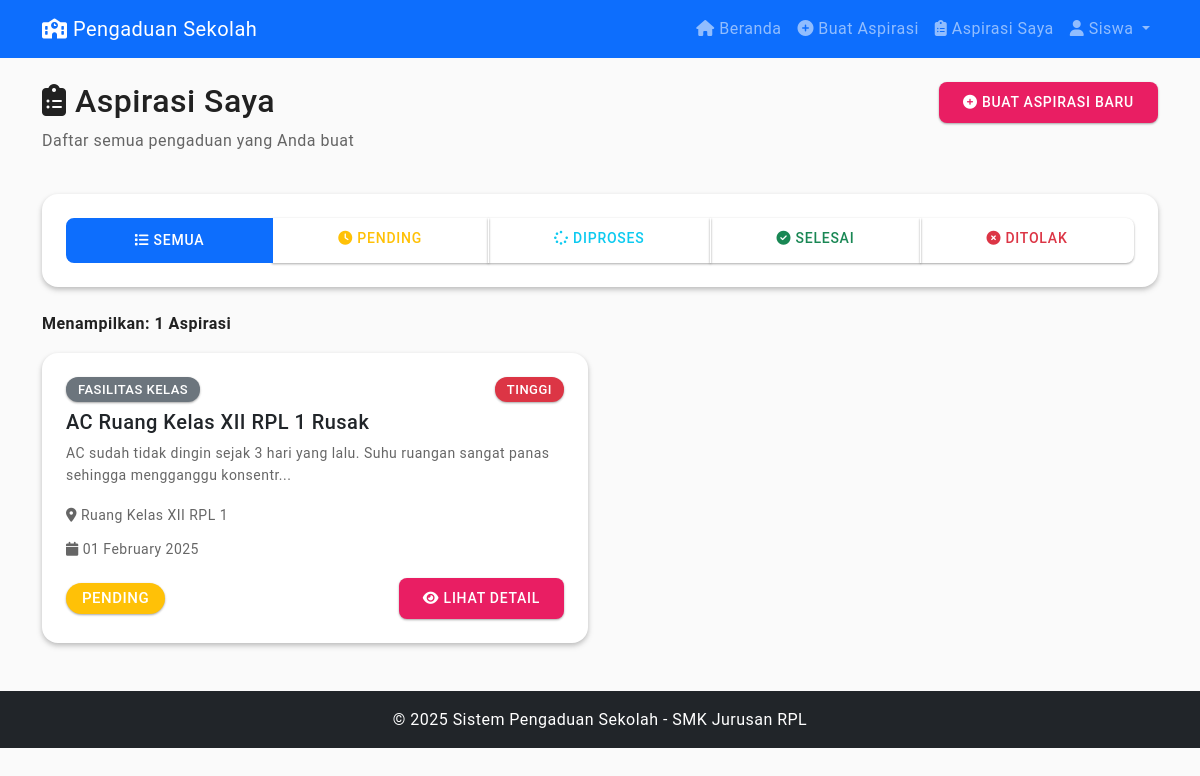
/siswa/aspirasi_saya.php (signed in), run on the app's committed database.
### tables this page shows
CREATE TABLE aspirasi (
    id_aspirasi INT PRIMARY KEY AUTO_INCREMENT,
    
    id_user INT NOT NULL,
     
    
    id_kategori INT NOT NULL,
     
    
    judul VARCHAR(200) NOT NULL,
    deskripsi TEXT NOT NULL,
    lokasi VARCHAR(100) NOT NULL,
    
    status ENUM('pending', 'proses', 'selesai', 'ditolak') DEFAULT 'pending',
     
    
    prioritas ENUM('rendah', 'sedang', 'tinggi') DEFAULT 'sedang',
     
    
    tanggal_pengaduan DATE NOT NULL,
    foto VARCHAR(255) NULL,
     
    
    created_at TIMESTAMP DEFAULT CURRENT_TIMESTAMP,
    updated_at TIMESTAMP DEFAULT CURRENT_TIMESTAMP ON UPDATE CURRENT_TIMESTAMP,
     
    
    FOREIGN KEY (id_user) REFERENCES users(id_user) ON DELETE CASCADE,
     
    
    FOREIGN KEY (id_kategori) REFERENCES kategori(id_kategori) ON DELETE RESTRICT
     
);

CREATE TABLE kategori (
    id_kategori INT PRIMARY KEY AUTO_INCREMENT,
    nama_kategori VARCHAR(50) NOT NULL,
    deskripsi TEXT NULL
);

### functions/functions.php (called while the page is built, shortened)
<?php
function get_all_aspirasi($filters = []) {
    $conn = getConnection();
    $query = "SELECT a.*, u.nama as nama_siswa, u.kelas, k.nama_kategori
              FROM aspirasi a
              JOIN users u ON a.id_user = u.id_user
              JOIN kategori k ON a.id_kategori = k.id_kategori
              WHERE 1=1";
    $params = [];
    $types = "";
    if (!empty($filters['id_user'])) {
        $query .= " AND a.id_user = ?";
        $params[] = $filters['id_user'];
        $types .= "i";
    }
    $query .= " ORDER BY a.created_at DESC";
    if (!empty($params)) {
        $stmt = $conn->prepare($query);
        $stmt->bind_param($types, ...$params);
        $stmt->execute();
        $result = $stmt->get_result();
    } else {
        $result = $conn->query($query);
    }
    $aspirasi = [];
    while ($row = $result->fetch_assoc()) {
        $aspirasi[] = $row;
    }
    return $aspirasi;
}
?>

### siswa/aspirasi_saya.php (the view, shortened to what this page needs)
<?php
require_once '../functions/functions.php';
$filters = ['id_user' => $_SESSION['user_id']];
$aspirasi_list = get_all_aspirasi($filters);
include '../includes/header.php';
include '../includes/navbar.php';
?>
<div class="container my-4">
    <div class="row mb-4">
        <div class="col">
            <h2><i class="fas fa-clipboard-list"></i> Aspirasi Saya</h2>
            <p class="text-muted">Daftar semua pengaduan yang Anda buat</p>
        </div>
        <div class="col-auto">
            <a href="form_aspirasi.php" class="btn btn-primary">
                <i class="fas fa-plus-circle"></i> Buat Aspirasi Baru
            </a>
        </div>
    </div>
    <div class="card mb-4">
        <div class="card-body">
            <div class="btn-group w-100" role="group">
                <a href="aspirasi_saya.php"
                   class="btn btn-outline-primary <?php echo !isset($_GET['status']) ? 'active' : ''; ?>">
                    <i class="fas fa-list"></i> Semua
                </a>
                <a href="aspirasi_saya.php?status=pending"
                   class="btn btn-outline-warning <?php echo (isset($_GET['status']) && $_GET['status'] == 'pending') ? 'active' : ''; ?>">
                    <i class="fas fa-clock"></i> Pending
                </a>
                <a href="aspirasi_saya.php?status=proses"
                   class="btn btn-outline-info <?php echo (isset($_GET['status']) && $_GET['status'] == 'proses') ? 'active' : ''; ?>">
                    <i class="fas fa-spinner"></i> Diproses
                </a>
                <a href="aspirasi_saya.php?status=selesai"
                   class="btn btn-outline-success <?php echo (isset($_GET['status']) && $_GET['status'] == 'selesai') ? 'active' : ''; ?>">
                    <i class="fas fa-check-circle"></i> Selesai
                </a>
                <a href="aspirasi_saya.php?status=ditolak"
                   class="btn btn-outline-danger <?php echo (isset($_GET['status']) && $_GET['status'] == 'ditolak') ? 'active' : ''; ?>">
                    <i class="fas fa-times-circle"></i> Ditolak
                </a>
            </div>
        </div>
    </div>
    <div class="mb-3">
        <strong>Menampilkan: <?php echo count($aspirasi_list); ?> Aspirasi</strong>
    </div>
    <?php if (empty($aspirasi_list)): ?>
        <div class="card">
            <div class="card-body text-center py-5">
                <i class="fas fa-inbox fa-4x text-muted mb-3"></i>
                <h5 class="text-muted">Belum ada aspirasi</h5>
                <p class="text-muted">Silakan buat aspirasi baru untuk melaporkan masalah</p>
                <a href="form_aspirasi.php" class="btn btn-primary">
                    <i class="fas fa-plus-circle"></i> Buat Aspirasi Pertama
                </a>
            </div>
        </div>
    <?php else: ?>
        <div class="row g-4">
            <?php foreach ($aspirasi_list as $asp): ?>
                <div class="col-md-6">
                    <div class="card h-100 hover-shadow">
                        <div class="card-body">
                            <div class="d-flex justify-content-between align-items-start mb-2">
                                <span class="badge bg-secondary"><?php echo $asp['nama_kategori']; ?></span>
                                <?php
                                $prioritas_class = [
                                    'rendah' => 'secondary',
                                    'sedang' => 'warning',
                                    'tinggi' => 'danger'
                                ];
                                ?>
                                <span class="badge bg-<?php echo $prioritas_class[$asp['prioritas']]; ?>">
                                    <?php echo strtoupper($asp['prioritas']); ?>
                                </span>
                            </div>
                            <h5 class="card-title"><?php echo $asp['judul']; ?></h5>
                            <p class="card-text text-muted small">
                                <?php
                                $desc = $asp['deskripsi'];
                                echo strlen($desc) > 100 ? substr($desc, 0, 100) . '...' : $desc;
                                ?>
                            </p>
                            <div class="mb-2">
                                <small class="text-muted">
                                    <i class="fas fa-map-marker-alt"></i> <?php echo $asp['lokasi']; ?>
                                </small>
                            </div>
                            <div class="mb-3">
                                <small class="text-muted">
                                    <i class="fas fa-calendar"></i>
                                    <?php echo date('d F Y', strtotime($asp['tanggal_pengaduan'])); ?>
                                </small>
                            </div>
                            <div class="d-flex justify-content-between align-items-center">
                                <?php
                                $status_class = [
                                    'pending' => 'warning',
                                    'proses' => 'info',
                                    'selesai' => 'success',
                                    'ditolak' => 'danger'
                                ];
                                ?>
                                <span class="badge bg-<?php echo $status_class[$asp['status']]; ?> fs-6">
                                    <?php echo strtoupper($asp['status']); ?>
                                </span>
                                <a href="detail_aspirasi.php?id=<?php echo $asp['id_aspirasi']; ?>"
                                   class="btn btn-sm btn-primary">
                                    <i class="fas fa-eye"></i> Lihat Detail
                                </a>
                            </div>
                        </div>
                    </div>
                </div>
            <?php endforeach; ?>
        </div>
    <?php endif; ?>
</div>
<?php include '../includes/footer.php'; ?>

### assets/css/style.css (style rules this page uses)
:root { --md-primary: #E91E63; --md-primary-light: #F06292; --md-primary-dark: #C2185B; --md-secondary: #00BCD4; --md-secondary-light: #4DD0E1; --md-secondary-dark: #0097A7; --md-background: #FAFAFA; --md-surface: #FFFFFF; --md-error: #F44336; --md-on-primary: #FFFFFF; --md-on-secondary: #FFFFFF; --md-on-background: rgba(0, 0, 0, 0.87); --md-on-surface: rgba(0, 0, 0, 0.87); --md-on-error: #FFFFFF; --md-success: #4CAF50; --md-warning: #FF9800; --md-info: #2196F3; --md-teal: #009688; --md-purple: #9C27B0; --md-deep-purple: #673AB7; --shadow-1: 0 1px 3px rgba(0,0,0,0.12), 0 1px 2px rgba(0,0,0,0.24); --shadow-2: 0 3px 6px rgba(0,0,0,0.15), 0 2px 4px rgba(0,0,0,0.12); --shadow-3: 0 10px 20px rgba(0,0,0,0.15), 0 3px 6px rgba(0,0,0,0.10); --shadow-4: 0 15px 25px rgba(0,0,0,0.15), 0 5px 10px rgba(0,0,0,0.05); --shadow-5: 0 20px 40px rgba(0,0,0,0.2); --transition-fast: 150ms cubic-bezier(0.4, 0, 0.2, 1); --transition-standard: 250ms cubic-bezier(0.4, 0, 0.2, 1); --transition-complex: 375ms cubic-bezier(0.4, 0, 0.2, 1); }
* { font-family: 'Roboto', -apple-system, BlinkMacSystemFont, 'Segoe UI', sans-serif; }
body { color: var(--md-on-background); background-color: var(--md-background); font-size: 16px; line-height: 1.6; letter-spacing: 0.03em; }
.card { border-radius: 16px; border: none; background: var(--md-surface); box-shadow: var(--shadow-2); transition: all var(--transition-standard); overflow: hidden; }
.card-body { padding: 24px; }
.badge { font-size: 0.8125rem; font-weight: 500; letter-spacing: 0.5px; padding: 6px 12px; border-radius: 12px; text-transform: uppercase; display: inline-flex; align-items: center; box-shadow: var(--shadow-1); }
.badge.fs-6 { font-size: 0.9375rem !important; padding: 8px 16px; border-radius: 16px; }
.btn { border-radius: 8px; font-weight: 500; letter-spacing: 0.75px; text-transform: uppercase; font-size: 0.875rem; padding: 10px 24px; transition: all var(--transition-standard); box-shadow: var(--shadow-1); border: none; position: relative; overflow: hidden; }
.btn::before { content: ''; position: absolute; top: 50%; left: 50%; width: 0; height: 0; border-radius: 50%; background: rgba(255,255,255,0.3); transform: translate(-50%, -50%); transition: width 0.6s, height 0.6s; }
.btn-primary { background: var(--md-primary); color: var(--md-on-primary); }
.btn-outline-primary { border: 2px solid var(--md-primary); color: var(--md-primary); background: transparent; box-shadow: none; }
.text-muted { color: rgba(0,0,0,0.6) !important; }

### siswa/aspirasi_saya.php (style rules this page uses)
.hover-shadow { transition: all 0.3s; }

### data on the page
aspirasi: id_kategori.nama_kategori "FASILITAS KELAS", prioritas "TINGGI", judul "AC Ruang Kelas XII RPL 1 Rusak", deskripsi "AC sudah tidak dingin sejak 3 hari yang lalu. Suhu ruangan sangat panas sehingga mengganggu konsentr", lokasi "Ruang Kelas XII RPL 1", tanggal_pengaduan "01 February 2025", status "PENDING"

### other printed values
$_SESSION['nama'] "Siswa"
count($aspirasi_list) "1"
